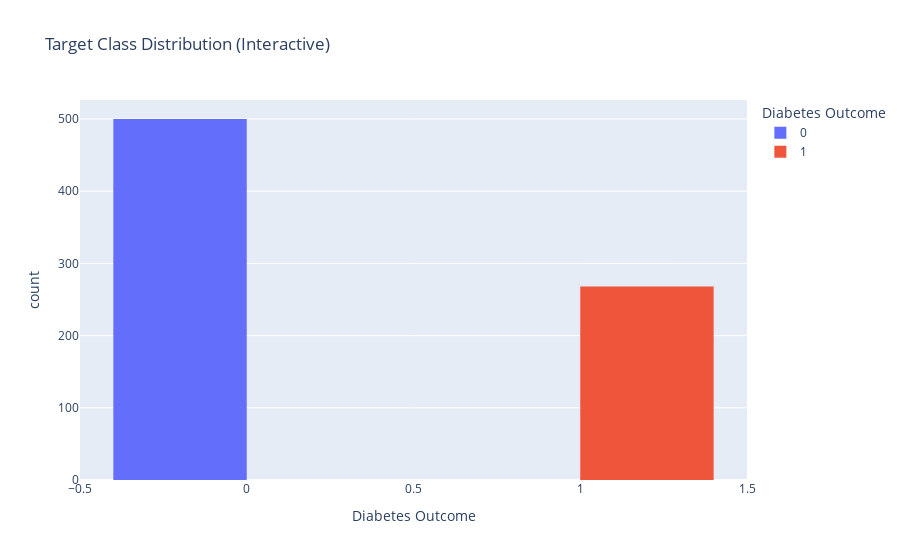

Notebook code for this chart:
### Markdown cell above
# Step 3: Advanced EDA & Visualization

We explore the data distributions in detail, investigate outliers using boxplots, analyze skewness, and inspect the correlation matrix. Class imbalance is visualized and interaction among features is checked via pairplots and scatter matrices.

### Code cell
# Interactive visualization using Plotly
fig = px.histogram(df, x='Outcome', color='Outcome', barmode='group',
                   title="Target Class Distribution (Interactive)",
                   category_orders={"Outcome": [0, 1]},
                   labels={"Outcome": "Diabetes Outcome"})
fig.show()

### Figure 1 — Plotly figure (JSON) as saved in the notebook; plotly's stock layout.template omitted (floating-point values rounded to 4 significant figures; data arrays with more than 128 entries replaced by an {"elided": "..."} marker saying what was removed)
{"data": [{"alignmentgroup": "True", "bingroup": "x", "hovertemplate": "Diabetes Outcome=%{x}<br>count=%{y}<extra></extra>", "legendgroup": "0", "marker": {"color": "#636efa", "pattern": {"shape": ""}}, "name": "0", "offsetgroup": "0", "orientation": "v", "showlegend": true, "type": "histogram", "x": {"elided": "500 int values"}, "xaxis": "x", "yaxis": "y"}, {"alignmentgroup": "True", "bingroup": "x", "hovertemplate": "Diabetes Outcome=%{x}<br>count=%{y}<extra></extra>", "legendgroup": "1", "marker": {"color": "#EF553B", "pattern": {"shape": ""}}, "name": "1", "offsetgroup": "1", "orientation": "v", "showlegend": true, "type": "histogram", "x": {"elided": "268 int values"}, "xaxis": "x", "yaxis": "y"}], "layout": {"barmode": "group", "legend": {"title": {"text": "Diabetes Outcome"}, "tracegroupgap": 0}, "title": {"text": "Target Class Distribution (Interactive)"}, "xaxis": {"anchor": "y", "categoryarray": [0, 1], "categoryorder": "array", "domain": [0, 1], "title": {"text": "Diabetes Outcome"}}, "yaxis": {"anchor": "x", "domain": [0, 1], "title": {"text": "count"}}}}
